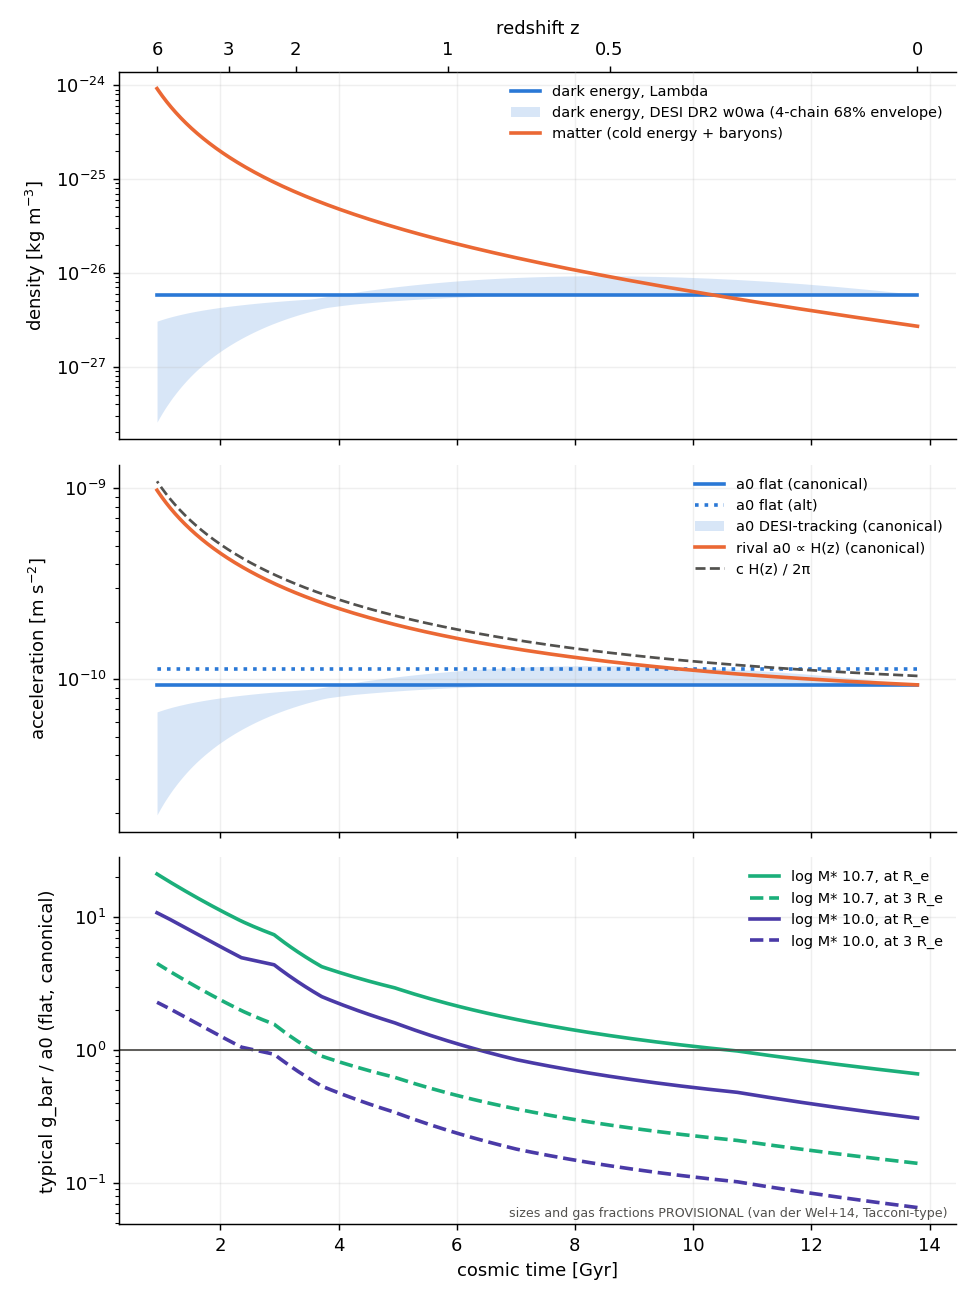

Write the Python code that produced this figure.
#!/usr/bin/env python3
"""CFG547: cosmic-time triangulation of dark energy, cold energy and galaxy baryons.

Criteria: FROZEN_CRITERIA.md (committed alone first, 55cf38038). On-disk data only: DESI DR2 w0wa chains (read as CFG511),
the RC100 corrected table, CFG303's per-galaxy native baryons. Typical-galaxy scalings are recalled and PROVISIONAL.
kappa = 1/2 FITTED; the cold energy's mass is required. Footings scored separately, never pooled.

Run:   nice -n 10 python3 cfg547_timeline.py                -> cfg547.out, cfg547_results.json, cfg547_timeline.png
       CFG547_MUTATE=1 nice -n 10 python3 cfg547_timeline.py -> cfg547_MUTATE.out, cfg547_results_MUTATE.json
"""
import os, sys, json, math, csv
os.environ.setdefault("OMP_NUM_THREADS", "2"); os.environ.setdefault("OPENBLAS_NUM_THREADS", "2")
import numpy as np
from scipy.special import i0e, i1e, k0e, k1e

HERE = os.path.dirname(os.path.abspath(__file__))
REPO = os.path.abspath(os.path.join(HERE, "..", ".."))
CHAINS = os.path.abspath(os.path.join(REPO, "..", "_external_data", "desi_dr2_chains"))
RC100 = os.path.join(REPO, "real_research", "data", "rc100_nestorshachar2023_table3_CORRECTED.csv")
NAT = os.path.join(REPO, "campaign_fresh_gravity", "CFG303_lcdm_free_inputs", "cfg303_rc100_pergalaxy_LCDMFREE.csv")
MUTATE = os.environ.get("CFG547_MUTATE", "0") == "1"
TAG = "_MUTATE" if MUTATE else ""
OUT = open(os.path.join(HERE, f"cfg547{TAG}.out"), "w")

def P(s=""):
    print(s); OUT.write(s + "\n"); OUT.flush()

# ------------------------------------------------------------------ constants
G = 6.674e-11; C = 2.998e8; KPC = 3.0857e19; MSUN = 1.989e30; GYR = 3.15576e16
H0K = 67.4; H0 = H0K * 1e3 / 3.0857e22; OM = 0.315; OL = 1 - OM
KAPPA = 0.5
FOOT = {"canonical": 9.36e-11, "alt": 1.13e-10}
FB = 1 / (1 + 5.364)
G_KPC = 4.30091e-6; XN = 1.678                       # CFG216 disc_v2 constants
RHOC0 = 3 * H0 ** 2 / (8 * math.pi * G)

def nu(y):
    y = np.asarray(y, float)
    return 1.0 / (-np.expm1(-np.sqrt(np.maximum(y, 1e-300))))

def E(z):
    return np.sqrt(OM * (1 + np.asarray(z, float)) ** 3 + OL)

def age_gyr(z):
    return 2 / (3 * H0 * math.sqrt(OL)) * np.arcsinh(math.sqrt(OL / OM) * (1 + np.asarray(z, float)) ** -1.5) / GYR

def disc_v2(M, Re, Rr):                               # CFG216 committed thin exponential disc, (km/s)^2
    Rd = Re / XN; y = Rr / (2 * Rd)
    return 2 * G_KPC * M / Rd * y ** 2 * (i0e(y) * k0e(y) - i1e(y) * k1e(y))

def gbar_si(M, Re, R):                                # m/s^2
    return disc_v2(M, Re, R) / R * 1e6 / KPC

def mu_t18(z, logm):                                  # CFG217 verbatim
    return 10 ** (0.06 - 3.3 * (math.log10(1 + z) - 0.65) ** 2 - 0.41 * (logm - 10.7))

def cpl_f(z, w0, wa):                                 # CFG508 cpl_f, copied
    return (1 + z) ** (3 * (1 + w0 + wa)) * np.exp(-3 * wa * z / (1 + z))

def wpct(v, wt, qs=(0.16, 0.5, 0.84)):
    o = np.argsort(v); cw = np.cumsum(wt[o]); cw /= cw[-1]
    return [float(np.interp(q, cw, v[o])) for q in qs]

checks = {}
def check(k, ok, msg):
    checks[k] = bool(ok); P(f"  [{'PASS' if ok else 'FAIL'}] {k} {msg}")

J = dict(lane="CFG547", criteria_commit="55cf38038", mutate=MUTATE,
         notes="kappa = 1/2 FITTED; cold energy mass required; footings never pooled; scalings PROVISIONAL; not theory closed")
P("CFG547 cosmic-time triangulation" + (" [MUTATE]" if MUTATE else ""))

# ------------------------------------------------------------------ controls K1, K4, K5
P("\n[controls]")
a0c = KAPPA * C * math.sqrt(G * 0.685 * RHOC0)
check("K1", abs(a0c / 9.36e-11 - 1) < 0.005, f"kappa c sqrt(G rho_L) = {a0c:.4e} vs 9.36e-11")
zacc_L = (2 * OL / OM) ** (1 / 3) - 1; zeq_L = (OL / OM) ** (1 / 3) - 1
qfun = lambda z: (OM * (1 + z) ** 3 - 2 * OL) / (2 * E(z) ** 2)
from scipy.optimize import brentq
zacc_num = brentq(qfun, 0, 3); zeq_num = brentq(lambda z: OM * (1 + z) ** 3 - OL, 0, 3)
check("K4", abs(zacc_num - zacc_L) < 1e-3 and abs(zeq_num - zeq_L) < 1e-3, f"Lambda z_acc {zacc_L:.3f}, z_eq {zeq_L:.3f}")
t0 = float(age_gyr(0.0))
check("K5", abs(t0 - 13.80) < 0.15, f"age t(0) = {t0:.3f} Gyr")

# ------------------------------------------------------------------ DESI chains
P("\n[DESI DR2 chains]")
ZD = np.round(np.arange(0, 6.0001, 0.05), 4)
desi = {}
for nm in ("cmb", "pantheonplus", "union3", "desy5"):
    fn1 = os.path.join(CHAINS, nm, "chain.1.txt")
    hdr = open(fn1).readline().lstrip("#").split()
    cols = [hdr.index(c) for c in ("weight", "w", "wa", "omegam")]
    xs = []
    for kk in range(1, 5):
        d = np.loadtxt(os.path.join(CHAINS, nm, f"chain.{kk}.txt"), usecols=cols)
        xs.append(d[int(0.3 * len(d)):])
    x = np.vstack(xs); wt, w0, wa, Om = x[:, 0], x[:, 1], x[:, 2], x[:, 3]
    rr = np.array([wpct(cpl_f(z, w0, wa), wt) for z in ZD])            # rho_DE ratio 16/50/84
    ar = np.array([wpct(np.sqrt(cpl_f(z, w0, wa)), wt) for z in ZD])   # a0 ratio
    mw0, mwa, mOm = wpct(w0, wt)[1], wpct(wa, wt)[1], wpct(Om, wt)[1]
    # chain-median point: z_eq, z_acc
    fz = lambda z: cpl_f(z, mw0, mwa)
    wz = lambda z: mw0 + mwa * z / (1 + z)
    zeq = brentq(lambda z: mOm * (1 + z) ** 3 - (1 - mOm) * fz(z), 0, 5)
    qz = lambda z: mOm * (1 + z) ** 3 + (1 + 3 * wz(z)) * (1 - mOm) * fz(z)
    try:
        zacc = brentq(qz, 0, 5)
    except ValueError:
        zacc = float("nan")
    desi[nm] = dict(n=int(len(wt)), w0=mw0, wa=mwa, Om=mOm, rho_ratio=rr.tolist(), a0_ratio=ar.tolist(), z_eq=zeq, z_acc=zacc,
                    q0_median_point=float(qz(0.0) / 2))
    i25 = int(np.argmin(abs(ZD - 2.5)))
    P(f"  {nm:<13} n={len(wt)} w0={mw0:+.3f} wa={mwa:+.3f} Om={mOm:.3f}  a0(2.5)/a0(0) median {ar[i25,1]:.3f} "
      f"[{ar[i25,0]:.3f},{ar[i25,2]:.3f}]  z_eq {zeq:.3f} z_acc {zacc:.3f}")
ref = dict(pantheonplus=0.827, union3=0.782, desy5=0.798)
i25 = int(np.argmin(abs(ZD - 2.5)))
check("K3", all(abs(desi[n]["a0_ratio"][i25][1] - ref[n]) <= 0.01 for n in ref),
      "DESI a0(2.5)/a0(0) medians vs CFG511 " + ", ".join(f"{n} {desi[n]['a0_ratio'][i25][1]:.3f}/{ref[n]}" for n in ref))
A_med = np.median(np.array([np.array(desi[n]["a0_ratio"])[:, 1] for n in desi]), axis=0)
A_lo = np.min(np.array([np.array(desi[n]["a0_ratio"])[:, 0] for n in desi]), axis=0)
A_hi = np.max(np.array([np.array(desi[n]["a0_ratio"])[:, 2] for n in desi]), axis=0)
R_med = np.median(np.array([np.array(desi[n]["rho_ratio"])[:, 1] for n in desi]), axis=0)
R_lo = np.min(np.array([np.array(desi[n]["rho_ratio"])[:, 0] for n in desi]), axis=0)
R_hi = np.max(np.array([np.array(desi[n]["rho_ratio"])[:, 2] for n in desi]), axis=0)
desi_ratio = lambda z: np.interp(z, ZD, A_med)
J["desi"] = desi
J["desi_envelope"] = dict(z=ZD.tolist(), a0_ratio_med=A_med.tolist(), a0_ratio_lo=A_lo.tolist(), a0_ratio_hi=A_hi.tolist(),
                          rho_ratio_med=R_med.tolist(), rho_ratio_lo=R_lo.tolist(), rho_ratio_hi=R_hi.tolist())

def a0_model(model, z, foot):
    a = FOOT[foot]
    if model == "FLAT": return a * np.ones_like(np.asarray(z, float))
    if model == "DESI": return a * desi_ratio(z)
    if model == "RIVAL": return a * E(z)
    raise ValueError(model)

# ------------------------------------------------------------------ typical galaxies (PROVISIONAL scalings)
VDW = np.array([(0.25, 0.86, 0.25), (0.75, 0.78, 0.22), (1.25, 0.70, 0.22), (1.75, 0.65, 0.23), (2.25, 0.55, 0.22), (2.75, 0.51, 0.18)])
def Re_kpc(z, logm):
    if z < 0.25:
        lA = 0.86 - 0.75 * math.log10((1 + z) / 1.25); al = 0.25
    elif z > 2.75:
        lA = 0.51 - 0.75 * math.log10((1 + z) / 3.75); al = 0.18
    else:
        lA = float(np.interp(z, VDW[:, 0], VDW[:, 1])); al = float(np.interp(z, VDW[:, 0], VDW[:, 2]))
    return 10 ** lA * (10 ** logm / 5e10) ** al

def typical(z, logm, foot, model="FLAT"):
    Re = Re_kpc(z, logm); mu = mu_t18(z, logm); Mb = 10 ** logm * (1 + mu)
    a0 = float(a0_model(model, z, foot))
    g = {k: float(gbar_si(Mb, Re, k * Re)) for k in (1, 2, 3)}
    Rd = Re / XN
    xs = np.linspace(0.02, 40, 8000); gg = gbar_si(Mb, Re, xs * Rd)
    above = np.where(gg >= a0)[0]
    if len(above) == 0:
        frac = 1.0; xcross = 0.0
    else:
        xcross = float(xs[above[-1]]); frac = float((1 + xcross) * math.exp(-xcross))
    fdm = float(1 - 1 / nu(g[1] / a0))
    gobs_Re = float(nu(g[1] / a0) * g[1])
    tff_Re = (math.pi / 2) * math.sqrt(Re * KPC / (2 * gobs_Re)) / GYR
    rM = math.sqrt(G * Mb * MSUN / a0) / KPC
    out = dict(z=z, logMstar=logm, Re_kpc=Re, mu_gas=mu, logMb=math.log10(Mb), a0=a0,
               g_over_a0_1Re=g[1] / a0, g_over_a0_2Re=g[2] / a0, g_over_a0_3Re=g[3] / a0,
               disc_mass_frac_in_law_regime=frac, x_cross_Rd=xcross, fDM_Re=fdm, tff_Re_Gyr=tff_Re, rM_kpc=rM)
    rhom = OM * RHOC0 * (1 + z) ** 3; rhocz = RHOC0 * E(z) ** 2
    for fr in (0.1, 1.0):
        redge = rM / math.log(1 + fr * FB / (1 - FB))
        gN = G * Mb * MSUN / (redge * KPC) ** 2; gob = float(nu(gN / a0) * gN)
        tff_e = (math.pi / 2) * math.sqrt(redge * KPC / (2 * gob)) / GYR
        Mta = Mb / (fr * FB) * MSUN
        rta = (3 * Mta / (4 * math.pi * 5.55 * rhom)) ** (1 / 3) / KPC
        r200 = (3 * Mta / (4 * math.pi * 200 * float(rhocz))) ** (1 / 3) / KPC
        out[f"fret{fr}"] = dict(r_edge_kpc=redge, tff_edge_Gyr=tff_e, logM_ta=math.log10(Mta / MSUN), r_ta_kpc=rta, r200c_kpc=r200,
                                edge_over_rta=redge / rta, edge_over_r200=redge / r200)
    return out

# ------------------------------------------------------------------ TIMELINE (descriptive)
P("\n[TIMELINE] DESCRIPTIVE. z grid 0..6 step 0.25; Lambda background Om 0.315 H0 67.4; scalings PROVISIONAL")
ZT = np.round(np.arange(0, 6.0001, 0.25), 3)
TL = []
for z in ZT:
    Ez = float(E(z)); Hz = H0 * Ez; t = float(age_gyr(z))
    rhoL = OL * RHOC0; rhom = OM * RHOC0 * (1 + z) ** 3
    ODE = OL / Ez ** 2
    row = dict(z=float(z), age_Gyr=t, lookback_Gyr=t0 - t, H_kms_Mpc=H0K * Ez, cH=C * Hz, rho_DE_Lambda=rhoL,
               rho_DE_DESI_ratio_med=float(np.interp(z, ZD, R_med)), rho_DE_DESI_ratio_lo=float(np.interp(z, ZD, R_lo)),
               rho_DE_DESI_ratio_hi=float(np.interp(z, ZD, R_hi)), rho_m=rhom, Omega_DE=ODE,
               a0_DESI_ratio_med=float(desi_ratio(z)), a0_DESI_ratio_lo=float(np.interp(z, ZD, A_lo)),
               a0_DESI_ratio_hi=float(np.interp(z, ZD, A_hi)), a0_RIVAL_ratio=Ez,
               a0_over_cH_canonical=FOOT["canonical"] / (C * Hz), a0_over_cH_alt=FOOT["alt"] / (C * Hz),
               a0_over_cH_tautology=KAPPA * math.sqrt(3 * ODE / (8 * math.pi)), cH_over_2pi=C * Hz / (2 * math.pi))
    row["gal"] = {f"{lm}_{ft}": typical(float(z), lm, ft) for lm in (10.0, 10.7) for ft in FOOT}
    TL.append(row)
P(f"  {'z':>4} {'t/Gyr':>6} {'rhoDE/rhom':>10} {'DESIrho':>7} {'a0/cH':>6} {'taut':>6} | M*=10.7 canon: {'Re':>5} {'mu':>5} "
  f"{'g/a0@Re':>7} {'@2Re':>6} {'@3Re':>6} {'fLaw':>5} {'fDM':>5} {'tffRe/t':>7} {'edge/rta':>8} {'tffE/t':>6} | 10.0: {'g/a0@Re':>7} {'fDM':>5}")
for r in TL:
    g = r["gal"]["10.7_canonical"]; g0 = r["gal"]["10.0_canonical"]
    P(f"  {r['z']:4.2f} {r['age_Gyr']:6.2f} {r['rho_DE_Lambda']/r['rho_m']:10.3f} {r['rho_DE_DESI_ratio_med']:7.3f} "
      f"{r['a0_over_cH_canonical']:6.3f} {r['a0_over_cH_tautology']:6.3f} | {g['Re_kpc']:5.2f} {g['mu_gas']:5.2f} {g['g_over_a0_1Re']:7.2f} "
      f"{g['g_over_a0_2Re']:6.2f} {g['g_over_a0_3Re']:6.2f} {g['disc_mass_frac_in_law_regime']:5.2f} {g['fDM_Re']:5.2f} "
      f"{g['tff_Re_Gyr']/r['age_Gyr']:7.3f} {g['fret0.1']['edge_over_rta']:8.3f} {g['fret0.1']['tff_edge_Gyr']/r['age_Gyr']:6.2f} | "
      f"{g0['g_over_a0_1Re']:7.2f} {g0['fDM_Re']:5.2f}")
P(f"  c H0/2pi = {C*H0/(2*math.pi):.3e}; a0/(cH0) canonical {FOOT['canonical']/(C*H0):.4f}, alt {FOOT['alt']/(C*H0):.4f}; "
  f"tautology kappa sqrt(3 Om_DE/8pi) at z=0 = {KAPPA*math.sqrt(3*OL/(8*math.pi)):.4f}; a0 = cH0/2pi iff Omega_DE = 2/(3 pi kappa^2) = {2/(3*math.pi*KAPPA**2):.3f}")
J["timeline"] = TL
J["tautology_C1"] = dict(a0_over_cH0_canonical=FOOT["canonical"] / (C * H0), a0_over_cH0_alt=FOOT["alt"] / (C * H0),
                         cH0_over_2pi=C * H0 / (2 * math.pi), OmegaDE_for_cH_over_2pi=2 / (3 * math.pi * KAPPA ** 2), label="TAUTOLOGICAL")

# ------------------------------------------------------------------ TEST (b) switch-on
P("\n[TEST b] switch-on epoch z_on: highest z (dz 0.01, z<=6) with g_bar(k Re)/a0(z) <= 1")
ZF = np.round(np.arange(0, 6.0001, 0.01), 3)
zon = {}
for model in ("FLAT", "DESI", "RIVAL"):
    for ft in FOOT:
        for lm in (10.0, 10.7):
            for k in (2, 3):
                vals = []
                for z in ZF:
                    Re = Re_kpc(float(z), lm); Mb = 10 ** lm * (1 + mu_t18(float(z), lm))
                    vals.append(float(gbar_si(Mb, Re, k * Re)) / float(a0_model(model, float(z), ft)) <= 1)
                vals = np.array(vals)
                if vals.all(): v = "> 6 (always in the law's regime)"; vnum = float("inf")
                elif not vals.any(): v = "never"; vnum = float("nan")
                else: vnum = float(ZF[np.where(vals)[0][-1]]); v = f"{vnum:.2f}"
                contiguous = bool(vals.any() and vals[: np.where(vals)[0][-1] + 1].all())
                zon[f"{model}_{ft}_{lm}_{k}Re"] = dict(z_on=vnum, label=v, contiguous_from_z0=contiguous)
for k_, v in zon.items():
    if True:
        P(f"  {k_:<28} z_on = {v['label']:<34} contiguous from z=0: {v['contiguous_from_z0']}")
flat8 = [v["z_on"] for k_, v in zon.items() if k_.startswith("FLAT")]
epochs = dict(Lambda_z_eq=zeq_L, Lambda_z_acc=zacc_L, **{f"{n}_z_eq": desi[n]["z_eq"] for n in desi}, **{f"{n}_z_acc": desi[n]["z_acc"] for n in desi})
def in_win(zr):
    return all(math.isfinite(z) and abs(z - zr) <= 0.15 for z in flat8)
cand = [nm for nm, zr in (("z_eq (Lambda)", zeq_L), ("z_acc (Lambda)", zacc_L)) if in_win(zr)]
verdict_b = "COINCIDENCE CANDIDATE (NOT DERIVED)" if cand else "NO ROBUST EPOCH"
P(f"  dark-energy epochs: " + ", ".join(f"{k_} {v:.3f}" for k_, v in epochs.items()))
P(f"  FLAT z_on (8): {['%.2f' % z if math.isfinite(z) else str(z) for z in flat8]}; spread "
  f"{(max(z for z in flat8 if math.isfinite(z)) - min(z for z in flat8 if math.isfinite(z))) if any(math.isfinite(z) for z in flat8) else float('nan'):.2f}")
P(f"  VERDICT (b): {verdict_b}" + (f" [{', '.join(cand)}]" if cand else ""))
J["test_b"] = dict(z_on=zon, epochs=epochs, flat8=flat8, verdict=verdict_b)

# ------------------------------------------------------------------ TEST (c) descriptive
P("\n[TEST c] DESCRIPTIVE candidates (no data test)")
tc = {}
for lm in (10.0, 10.7):
    for ft in FOOT:
        key = f"{lm}_{ft}"
        e_r = [r["gal"][key]["fret0.1"]["edge_over_rta"] for r in TL]
        s_r = [r["gal"][key]["fret0.1"]["tff_edge_Gyr"] / r["age_Gyr"] for r in TL]
        def cross(arr, lvl=1.0):
            arr = np.array(arr)
            idx = np.where(np.diff(np.sign(arr - lvl)) != 0)[0]
            return [float(np.interp(lvl, [arr[i], arr[i + 1]] if arr[i] < arr[i + 1] else [arr[i + 1], arr[i]],
                                    [ZT[i], ZT[i + 1]] if arr[i] < arr[i + 1] else [ZT[i + 1], ZT[i]])) for i in idx]
        zz = np.array([r["z"] for r in TL]); gR = np.array([r["gal"][key]["g_over_a0_1Re"] for r in TL]); m = zz <= 3
        p = float(np.polyfit(np.log10(1 + zz[m]), np.log10(gR[m]), 1)[0])
        tc[key] = dict(C2_edge_eq_rta_z=cross(e_r), C2_edge_over_rta_z0=e_r[0], C2_edge_over_rta_z6=e_r[-1],
                       C3_tffedge_eq_age_z=cross(s_r), C3_tffedge_over_age_z0=s_r[0], C3_tffedge_over_age_z6=s_r[-1], C4_p=p)
        P(f"  {key:<16} C2 edge/r_ta z0 {e_r[0]:.3f} z6 {e_r[-1]:.3f}, =1 at z {cross(e_r)} | C3 t_ff(edge)/t z0 {s_r[0]:.2f} z6 {s_r[-1]:.2f}, "
          f"=1 at z {cross(s_r)} | C4 g(Re)/a0 propto (1+z)^{p:.2f}")
J["test_c"] = dict(candidates=tc, labels=dict(C1="TAUTOLOGICAL", C2="DESCRIPTIVE", C3="DESCRIPTIVE", C4="DESCRIPTIVE"))

# ------------------------------------------------------------------ TEST (a) RC100
P("\n[TEST a] RC100 dark fraction inside R_e vs z")
rc = {r["idx"]: r for r in csv.DictReader(open(RC100))}
gal = []
for r in csv.DictReader(open(NAT)):
    try:
        z = float(r["z"]); gB = float(r["g_bar_native_B_ms2"]); go = float(r["g_obs_ms2"]); mu = float(r["mu_t18"])
        lm = float(r["logMstar_SED_col6"]); Re = float(r["Re_kpc"]); f1 = float(rc[r["idx"]]["fDM_within_Re"])
    except (ValueError, KeyError):
        continue
    if all(math.isfinite(v) for v in (z, gB, go, mu, lm, Re, f1)):
        gal.append(dict(idx=r["idx"], z=z, gB=gB, go=go, mu=mu, lm=lm, Re=Re, O1=f1, O2=1 - gB / go))
N = len(gal)
z = np.array([g["z"] for g in gal]); gB = np.array([g["gB"] for g in gal]); mu = np.array([g["mu"] for g in gal])
O = dict(O1=np.array([g["O1"] for g in gal]), O2=np.array([g["O2"] for g in gal]))
rec = np.array([gbar_si(10 ** g["lm"] * (1 + g["mu"]), g["Re"], g["Re"]) for g in gal])
check("K2", np.max(np.abs(rec / gB - 1)) < 1e-6,
      f"thin-disc reconstruction of g_bar_native_B, N={N}, max rel dev {np.max(np.abs(rec / gB - 1)):.2e}")
J["K2_max_rel_dev"] = float(np.max(np.abs(rec / gB - 1)))
# POST-FREEZE DIAGNOSTIC (2026-10-09, no verdict weight): K2 as frozen uses the CSV mu_t18 column (4 decimals) and this script's
# kpc = 3.0857e19 m; CFG216 uses 3.0856775814913673e19. Recomputing mu with mu_t18() and using CFG216's kpc isolates the cause.
rec_d = np.array([gbar_si(10 ** g["lm"] * (1 + mu_t18(g["z"], g["lm"])), g["Re"], g["Re"]) for g in gal]) * (KPC / 3.0856775814913673e19)
P(f"  [diag, post-freeze] K2 with mu recomputed by mu_t18() and CFG216's kpc constant: max rel dev {np.max(np.abs(rec_d / gB - 1)):.2e} "
  f"(CSV 7-significant-digit print floor ~5e-7); test (a) reads g_bar_native_B directly, so this does not enter f_pred")
J["K2_diag_postfreeze_max_rel_dev"] = float(np.max(np.abs(rec_d / gB - 1)))
order = np.argsort(z, kind="stable"); bins = np.array_split(order, 4)
zmed = float(np.median(z))
RNG = np.random.default_rng(547); NB = 2000

def fpred(model, foot, zz, gb):
    if model == "NEWTON": return np.zeros_like(gb)
    return 1 - 1 / nu(gb / a0_model(model, zz, foot))

def gscale(dM, dg, tilt=0.0):
    return gB * (10 ** dM + 10 ** (dg + tilt * (z - zmed)) * mu) / (1 + mu)

def ols(x, y):
    return float(np.polyfit(x, y, 1)[0])

models = ["FLAT", "DESI", "RIVAL"] + (["NEWTON"] if MUTATE else [])
boot_idx_bins = [[RNG.choice(b, len(b)) for _ in range(NB)] for b in bins]
boot_idx_all = [RNG.choice(N, N) for _ in range(NB)]
TA = {}
for ft in FOOT:
    for route in ("O1", "O2"):
        y = O[route]
        sO = ols(z, y)
        sO_sig = float(np.std([ols(z[i], y[i]) for i in boot_idx_all]))
        for model in models:
            fp = fpred(model, ft, z, gB)
            rows = []
            for bi, b in enumerate(bins):
                d = float(np.median(y[b]) - np.median(fp[b]))
                sb = float(np.std([np.median(y[i]) - np.median(fp[i]) for i in boot_idx_bins[bi]]))
                meds = [float(np.median(fpred(model, ft, z, gscale(dM, dg))[b])) for dM in (-0.1, 0, 0.1) for dg in (-0.2, 0, 0.2)]
                sys_ = (max(meds) - min(meds)) / 2
                Zb = d / math.sqrt(sb ** 2 + sys_ ** 2) if (sb > 0 or sys_ > 0) else float("inf") * np.sign(d)
                rows.append(dict(bin=bi + 1, z_range=[float(z[b].min()), float(z[b].max())], z_med=float(np.median(z[b])),
                                 med_obs=float(np.median(y[b])), med_pred=float(np.median(fp[b])), diff=d, sig_boot=sb, sys=sys_, Z=Zb))
            sp = ols(z, fp)
            sdiff = float(np.std([ols(z[i], y[i]) - ols(z[i], fp[i]) for i in boot_idx_all]))
            sps = [ols(z, fpred(model, ft, z, gscale(0, 0, t))) for t in (-0.15, 0.15)]
            stilt = abs(sps[1] - sps[0]) / 2
            Zs = (sO - sp) / math.sqrt(sdiff ** 2 + stilt ** 2) if (sdiff > 0 or stilt > 0) else float("inf")
            maxZ = max([abs(r_["Z"]) for r_ in rows] + [abs(Zs)])
            verdict = "TENSION" if maxZ >= 2 else "CONSISTENT"
            TA[f"{ft}|{route}|{model}"] = dict(bins=rows, slope_obs=sO, slope_obs_sig=sO_sig, slope_pred=sp, slope_diff_sig=sdiff,
                                               slope_tilt_sys=stilt, Z_slope=Zs, maxZ=maxZ, verdict=verdict)
            P(f"  {ft:<9} {route} {model:<6} " + " ".join(f"b{r_['bin']}(z{r_['z_med']:.2f}) obs {r_['med_obs']:+.2f} pred {r_['med_pred']:.2f} "
              f"Z {r_['Z']:+.1f} [sb {r_['sig_boot']:.2f} sys {r_['sys']:.2f}]" for r_ in rows)
              + f" | slope obs {sO:+.3f}+-{sO_sig:.3f} pred {sp:+.3f} Z {Zs:+.1f} (tilt {stilt:.3f}) -> {verdict} (max|Z| {maxZ:.1f})")

# decline-follows, diagnosticity, route rule
P("\n  verdicts")
VA = {}
for ft in FOOT:
    res = {}
    for model in models:
        w1 = TA[f"{ft}|O1|{model}"]["verdict"]; w2 = TA[f"{ft}|O2|{model}"]["verdict"]
        res[model] = w1 if w1 == w2 else "ROUTE-DEPENDENT -> NOT DIAGNOSTIC"
    dec = {}
    for route in ("O1", "O2"):
        T = TA[f"{ft}|{route}|FLAT"]
        dec[route] = dict(i_obs_decline=bool(T["slope_obs"] / T["slope_obs_sig"] <= -2), ii_flat_pred_decline=bool(T["slope_pred"] < 0),
                          iii_flat_consistent_O1=bool(TA[f"{ft}|O1|FLAT"]["verdict"] == "CONSISTENT"))
        dec[route]["YES"] = all(dec[route].values())
    pair = {}
    for other in ("RIVAL", "DESI"):
        diag_all = {}
        for route in ("O1", "O2"):
            F = TA[f"{ft}|{route}|FLAT"]["bins"]; Oo = TA[f"{ft}|{route}|{other}"]["bins"]
            diag = [abs(F[i]["med_pred"] - Oo[i]["med_pred"]) > 2 * math.sqrt(F[i]["sig_boot"] ** 2 + F[i]["sys"] ** 2) for i in range(4)]
            seps = [abs(F[i]["med_pred"] - Oo[i]["med_pred"]) for i in range(4)]
            noise = [2 * math.sqrt(F[i]["sig_boot"] ** 2 + F[i]["sys"] ** 2) for i in range(4)]
            fav = None
            if sum(diag) >= 2:
                zF = [abs(F[i]["Z"]) for i in range(4) if diag[i]]; zO = [abs(Oo[i]["Z"]) for i in range(4) if diag[i]]
                if max(zO) >= 3 and max(zF) < 2: fav = "FLAT"
                elif max(zF) >= 3 and max(zO) < 2: fav = other
            diag_all[route] = dict(diagnostic_bins=diag, sep=seps, two_sigma_noise=noise, favoured=fav)
        f1, f2 = diag_all["O1"]["favoured"], diag_all["O2"]["favoured"]
        pv = f"DISCRIMINATING ({f1} favoured)" if (f1 and f1 == f2) else "NOT DIAGNOSTIC"
        pair[f"FLAT_vs_{other}"] = dict(routes=diag_all, verdict=pv)
        P(f"  {ft:<9} FLAT vs {other:<5}: O1 diag bins {diag_all['O1']['diagnostic_bins']} sep {[round(s,3) for s in diag_all['O1']['sep']]} "
          f"2sig {[round(s,3) for s in diag_all['O1']['two_sigma_noise']]}; O2 diag {diag_all['O2']['diagnostic_bins']} -> {pv}")
    VA[ft] = dict(model_verdicts=res, decline_follows=dec, pairs=pair)
    P(f"  {ft:<9} per-model: " + ", ".join(f"{m} {v}" for m, v in res.items()))
    P(f"  {ft:<9} decline follows from compact baryons under fixed a0: O1 {dec['O1']['YES']} {dec['O1']}; O2 {dec['O2']['YES']}")
J["test_a"] = dict(N=N, bins_z=[[float(z[b].min()), float(z[b].max())] for b in bins], table=TA, verdicts=VA)

# ------------------------------------------------------------------ MUTATE
if MUTATE:
    P("\n[MUTATE]")
    M = {}
    for ft in FOOT:
        T = TA[f"{ft}|O1|NEWTON"]
        ok = T["verdict"] == "TENSION" and max(abs(r_["Z"]) for r_ in T["bins"]) >= 3
        M[f"M1_{ft}"] = dict(maxZ_bins=max(abs(r_["Z"]) for r_ in T["bins"]), pass_=bool(ok))
        check(f"M1_{ft}", ok, f"NEWTON on O1 max bin |Z| {M[f'M1_{ft}']['maxZ_bins']:.1f} (need TENSION, >=3)")
    y = O["O1"]; sreal = ols(z, y); sreal_sig = float(np.std([ols(z[i], y[i]) for i in boot_idx_all]))
    rs = np.random.default_rng(547); ss, zs_ = [], []
    for _ in range(200):
        zp = rs.permutation(z); s = ols(zp, y); ss.append(s); zs_.append(s / sreal_sig)
    ss = np.array(ss); zs_ = np.array(zs_)
    sig_real = abs(sreal / sreal_sig) >= 2
    ok2 = bool(np.median(np.abs(ss)) < abs(sreal) / 3 and np.mean(np.abs(zs_) >= 2) <= 0.10)
    M["M2"] = dict(real_slope=sreal, real_sig=sreal_sig, real_significant=bool(sig_real), median_abs_shuffled=float(np.median(np.abs(ss))),
                   frac_shuffled_absZ_ge2=float(np.mean(np.abs(zs_) >= 2)), pass_=ok2)
    check("M2", ok2 if sig_real else True, f"z-shuffle: real O1 slope {sreal:+.3f} ({sreal/sreal_sig:+.1f} sig), median |shuffled| "
          f"{np.median(np.abs(ss)):.3f}, frac |Z|>=2 {np.mean(np.abs(zs_)>=2):.3f}" + ("" if sig_real else " (real slope not significant: reported only)"))
    # M3: FLAT residual pattern on a shuffled set (report)
    zp = np.random.default_rng(548).permutation(z)
    for ft in FOOT:
        fp = fpred("FLAT", ft, zp, gB)
        res3 = [float(np.median(y[b]) - np.median(fp[b])) for b in bins]
        sl = ols(zp, y) - ols(zp, fp)
        M[f"M3_{ft}"] = dict(bin_resid_by_true_z_bins=res3, slope_diff_shuffled=sl)
        P(f"  M3 {ft}: FLAT with shuffled z: bin residuals {[round(v,3) for v in res3]}, slope(obs)-slope(pred) on shuffled z {sl:+.3f}")
    J["mutate"] = M

# ------------------------------------------------------------------ figure (main only)
if not MUTATE:
    import matplotlib; matplotlib.use("Agg"); import matplotlib.pyplot as plt
    S1, S2, S3, S4 = "#2a78d6", "#eb6834", "#1baf7a", "#4a3aa7"; INK2 = "#52514e"
    zf = np.linspace(0, 6, 241); tf = age_gyr(zf)
    fig, ax = plt.subplots(3, 1, figsize=(7.5, 10), sharex=True)
    ax[0].plot(tf, np.full_like(zf, OL * RHOC0), color=S1, lw=2, label="dark energy, Lambda")
    ax[0].fill_between(tf, OL * RHOC0 * np.interp(zf, ZD, R_lo), OL * RHOC0 * np.interp(zf, ZD, R_hi), color=S1, alpha=0.18, lw=0,
                       label="dark energy, DESI DR2 w0wa (4-chain 68% envelope)")
    ax[0].plot(tf, OM * RHOC0 * (1 + zf) ** 3, color=S2, lw=2, label="matter (cold energy + baryons)")
    ax[0].set_yscale("log"); ax[0].set_ylabel("density [kg m$^{-3}$]"); ax[0].legend(fontsize=8, frameon=False)
    for ft, ls in (("canonical", "-"), ("alt", ":")):
        ax[1].plot(tf, np.full_like(zf, FOOT[ft]), color=S1, lw=2, ls=ls, label=f"a0 flat ({ft})")
    ax[1].fill_between(tf, FOOT["canonical"] * np.interp(zf, ZD, A_lo), FOOT["canonical"] * np.interp(zf, ZD, A_hi), color=S1, alpha=0.18, lw=0,
                       label="a0 DESI-tracking (canonical)")
    ax[1].plot(tf, FOOT["canonical"] * E(zf), color=S2, lw=2, label="rival a0 ∝ H(z) (canonical)")
    ax[1].plot(tf, C * H0 * E(zf) / (2 * math.pi), color=INK2, lw=1.5, ls="--", label="c H(z) / 2π")
    ax[1].set_yscale("log"); ax[1].set_ylabel("acceleration [m s$^{-2}$]"); ax[1].legend(fontsize=8, frameon=False)
    for lm, col in ((10.7, S3), (10.0, S4)):
        for k, ls in ((1, "-"), (3, "--")):
            gv = [typical(float(zz), lm, "canonical")[f"g_over_a0_{k}Re"] for zz in zf]
            ax[2].plot(tf, gv, color=col, lw=2, ls=ls, label=f"log M* {lm}, at {k} R_e" if k > 1 else f"log M* {lm}, at R_e")
    ax[2].axhline(1, color=INK2, lw=1); ax[2].set_yscale("log")
    ax[2].set_ylabel("typical g_bar / a0 (flat, canonical)"); ax[2].set_xlabel("cosmic time [Gyr]")
    ax[2].legend(fontsize=8, frameon=False)
    ax[2].text(0.99, 0.02, "sizes and gas fractions PROVISIONAL (van der Wel+14, Tacconi-type)", transform=ax[2].transAxes, ha="right",
               fontsize=7, color=INK2)
    top = ax[0].secondary_xaxis("top", functions=(lambda t: t, lambda t: t))
    zt = [0, 0.5, 1, 2, 3, 6]; top.set_xticks([float(age_gyr(q)) for q in zt]); top.set_xticklabels([str(q) for q in zt]); top.set_xlabel("redshift z")
    for a in ax:
        a.spines[["top", "right"]].set_visible(False); a.grid(alpha=0.2)
    fig.tight_layout(); fig.savefig(os.path.join(HERE, "cfg547_timeline.png"), dpi=130)
    P("\n  figure: cfg547_timeline.png")

# ------------------------------------------------------------------ finish
J["checks"] = checks
def conv(o):
    if isinstance(o, dict): return {str(k): conv(v) for k, v in o.items()}
    if isinstance(o, (list, tuple)): return [conv(v) for v in o]
    if isinstance(o, (np.floating,)): o = float(o)
    if isinstance(o, (np.integer,)): return int(o)
    if isinstance(o, (np.bool_,)): return bool(o)
    if isinstance(o, float) and not math.isfinite(o): return str(o)
    return o
json.dump(conv(J), open(os.path.join(HERE, f"cfg547_results{TAG}.json"), "w"), indent=1)
ok = all(checks.values())
P(f"\nchecks: {checks} -> {'ALL PASS' if ok else 'FAILURES'}")
sys.exit(0 if ok else 1)
